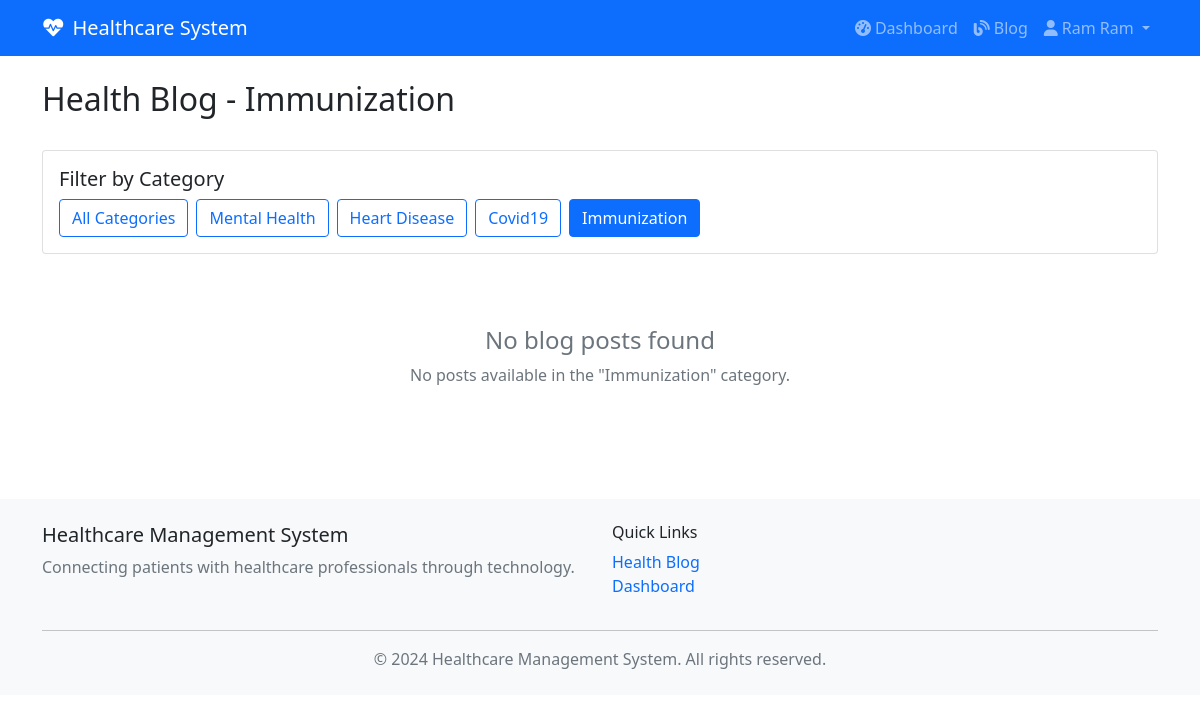
The app's page /blog/posts/?category=Immunization (signed in) with its own data.
### taskapp/models.py (models this page shows, shortened)
class BlogCategory(models.Model):
    name = models.CharField(max_length=100, unique=True)
    description = models.TextField(blank=True)
    created_at = models.DateTimeField(auto_now_add=True)
    class Meta:
        verbose_name_plural = "Blog Categories"

### taskapp/views.py (the view)
# urls.py: path('blog/posts/', views.view_blog_posts, name='view_blog_posts'),
@login_required
def view_blog_posts(request):
    categories = BlogCategory.objects.all()
    selected_category = request.GET.get('category')
    if selected_category:
        posts = BlogPost.objects.filter(category__name=selected_category, status='published')
        category_name = selected_category
    else:
        posts = BlogPost.objects.filter(status='published')
        category_name = 'All Categories'
    paginator = Paginator(posts, 6)
    page_number = request.GET.get('page')
    page_obj = paginator.get_page(page_number)
    context = {
        'posts': page_obj,
        'categories': categories,
        'selected_category': selected_category,
        'category_name': category_name,
    }
    return render(request, 'accounts/view_blog_posts.html', context)

### taskapp/templates/accounts/view_blog_posts.html (shortened to what this page needs)
{% extends 'accounts/base.html' %}
{% block content %}
<div class="row">
    <div class="col-md-12">
        <div class="d-flex justify-content-between align-items-center mb-4">
            <h2>Health Blog - {{ category_name }}</h2>
        </div>
        <div class="card mb-4">
            <div class="card-body">
                <h5 class="card-title">Filter by Category</h5>
                <div class="d-flex flex-wrap gap-2">
                    <a href="{% url 'view_blog_posts' %}" class="btn btn-outline-primary {% if not selected_category %}active{% endif %}">All Categories</a>
                    {% for category in categories %}
                        <a href="{% url 'view_blog_posts' %}?category={{ category.name }}"
                           class="btn btn-outline-primary {% if selected_category == category.name %}active{% endif %}">
                            {{ category.name }}
                        </a>
                    {% endfor %}
                </div>
            </div>
        </div>
        {% if posts %}
            <div class="row">
                {% for post in posts %}
                    <div class="col-md-4 mb-4">
                        <div class="card h-100">
                            {% if post.image %}
                                <img src="{{ post.image.url }}" class="card-img-top" alt="{{ post.title }}" style="height: 250px; object-fit: cover;">
                            {% else %}
                                <div class="card-img-top bg-light d-flex align-items-center justify-content-center" style="height: 250px;">
                                    <div class="text-center">
                                        <i class="fas fa-image fa-3x text-muted mb-2"></i>
                                        <p class="text-muted">No Image</p>
                                    </div>
                                </div>
                            {% endif %}
                            <div class="card-body d-flex flex-column">
                                <div class="mb-2">
                                    <span class="badge bg-primary">{{ post.category.name }}</span>
                                </div>
                                <h5 class="card-title">{{ post.title }}</h5>
                                <p class="card-text flex-grow-1">{{ post.get_truncated_summary }}</p>
                                <div class="mt-auto">
                                    <div class="d-flex justify-content-between align-items-center">
                                        <small class="text-muted">
                                            By Dr. {{ post.author.first_name }} {{ post.author.last_name }}
                                            <br>
                                            {{ post.created_at|date:"M d, Y" }}
                                        </small>
                                        <a href="{% url 'blog_post_detail' post.id %}" class="btn btn-outline-primary btn-sm">Read More</a>
                                    </div>
                                </div>
                            </div>
                        </div>
                    </div>
                {% endfor %}
            </div>
            {% if posts.has_other_pages %}
                <nav aria-label="Blog posts pagination">
                    <ul class="pagination justify-content-center">
                        {% if posts.has_previous %}
                            <li class="page-item">
                                <a class="page-link" href="?page={{ posts.previous_page_number }}{% if selected_category %}&category={{ selected_category }}{% endif %}">Previous</a>
                            </li>
                        {% endif %}
                        {% for num in posts.paginator.page_range %}
                            {% if posts.number == num %}
                                <li class="page-item active">
                                    <span class="page-link">{{ num }}</span>
                                </li>
                            {% elif num > posts.number|add:'-3' and num < posts.number|add:'3' %}
                                <li class="page-item">
                                    <a class="page-link" href="?page={{ num }}{% if selected_category %}&category={{ selected_category }}{% endif %}">{{ num }}</a>
                                </li>
                            {% endif %}
                        {% endfor %}
                        {% if posts.has_next %}
                            <li class="page-item">
                                <a class="page-link" href="?page={{ posts.next_page_number }}{% if selected_category %}&category={{ selected_category }}{% endif %}">Next</a>
                            </li>
                        {% endif %}
                    </ul>
                </nav>
            {% endif %}
        {% else %}
            <div class="text-center py-5">
                <h4 class="text-muted">No blog posts found</h4>
                <p class="text-muted">
                    {% if selected_category %}
                        No posts available in the "{{ selected_category }}" category.
                    {% else %}
                        No blog posts have been published yet.
                    {% endif %}
                </p>
            </div>
        {% endif %}
    </div>
</div>
{% endblock %}

### taskapp/templates/accounts/base.html (shortened to what this page needs)
<!DOCTYPE html>
<html lang="en">
<head>
    <link href="https://cdn.jsdelivr.net/npm/bootstrap@5.1.3/dist/css/bootstrap.min.css" rel="stylesheet">
    <link href="https://cdnjs.cloudflare.com/ajax/libs/font-awesome/6.0.0/css/all.min.css" rel="stylesheet">
</head>
<body>
    <nav class="navbar navbar-expand-lg navbar-dark bg-primary">
        <div class="container">
            <a class="navbar-brand" href="{% url 'home' %}">
                <i class="fas fa-heartbeat me-2"></i>Healthcare System
            </a>
            <div class="collapse navbar-collapse" id="navbarNav">
                <div class="navbar-nav ms-auto">
                    {% if user.is_authenticated %}
                        <a class="nav-link" href="{% url 'dashboard' %}">
                            <i class="fas fa-tachometer-alt me-1"></i>Dashboard
                        </a>
                        <a class="nav-link" href="{% url 'view_blog_posts' %}">
                            <i class="fas fa-blog me-1"></i>Blog
                        </a>
                        <div class="nav-item dropdown">
                            <a class="nav-link dropdown-toggle" href="#" id="navbarDropdown" role="button" data-bs-toggle="dropdown">
                                <i class="fas fa-user me-1"></i>{{ user.first_name }} {{ user.last_name }}
                            </a>
                        </div>
                    {% endif %}
                </div>
            </div>
        </div>
    </nav>
    <div class="container mt-4">
        {% block content %}
        {% endblock %}
    </div>
    <footer class="bg-light mt-5 py-4">
        <div class="container">
            <div class="row">
                <div class="col-md-6">
                    <h5>Healthcare Management System</h5>
                    <p class="text-muted">Connecting patients with healthcare professionals through technology.</p>
                </div>
                <div class="col-md-6">
                    <h6>Quick Links</h6>
                    <ul class="list-unstyled">
                        <li><a href="{% url 'view_blog_posts' %}" class="text-decoration-none">Health Blog</a></li>
                        {% if user.is_authenticated %}
                            <li><a href="{% url 'dashboard' %}" class="text-decoration-none">Dashboard</a></li>
                        {% else %}
                            <li><a href="{% url 'login' %}" class="text-decoration-none">Login</a></li>
                            <li><a href="{% url 'signup' %}" class="text-decoration-none">Sign Up</a></li>
                        {% endif %}
                    </ul>
                </div>
            </div>
            <hr>
            <div class="text-center">
                <p class="text-muted mb-0">&copy; 2024 Healthcare Management System. All rights reserved.</p>
            </div>
        </div>
    </footer>
</body>
</html>

### records on screen
BlogCategory: name "Immunization"
BlogCategory: name "Mental Health"
BlogCategory: name "Heart Disease"
BlogCategory: name "Covid19"

### other values on screen
{{ user.first_name }} "Ram"
{{ user.last_name }} "Ram"
